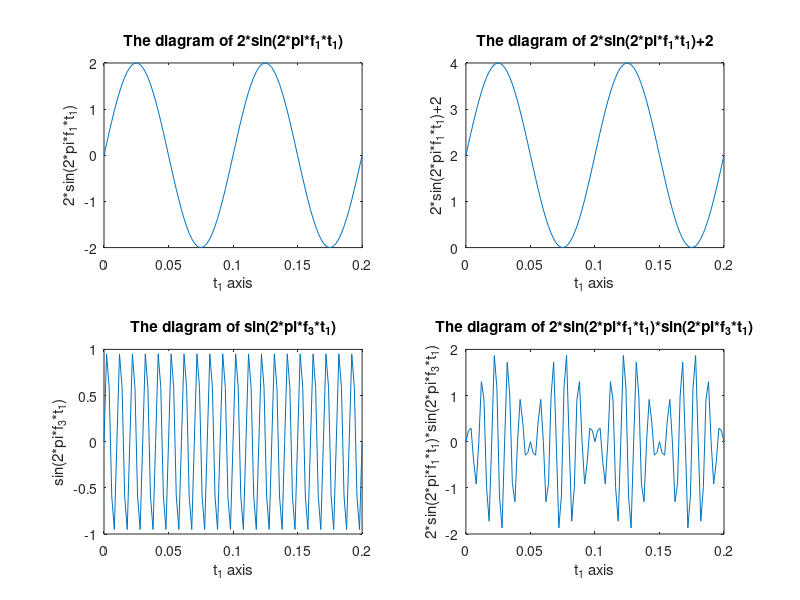

This figure's MATLAB source:
subplot(2,2,1)
f_1=10
t_1=0:2*1/f_1/100:2*1/f_1
x_1= 2*sin(2*pi*f_1*t_1)
plot(t_1,x_1)
axis([0 2*1/f_1 -2 2])
title('The diagram of 2*sin(2*pi*f_1*t_1)')
xlabel('t_1 axis')
ylabel('2*sin(2*pi*f_1*t_1)')

subplot(2,2,2)
x_2= 2+x_1
plot(t_1,x_2)
axis([0 2*1/f_1 0 4])
title('The diagram of 2*sin(2*pi*f_1*t_1)+2')
xlabel('t_1 axis')
ylabel('2*sin(2*pi*f_1*t_1)+2')

subplot(2,2,3)
f_3=10*f_1
t_1=0:2*1/f_1/100:2*1/f_1
x_3= sin(2*pi*f_3*t_1)
plot(t_1,x_3)
title('The diagram of sin(2*pi*f_3*t_1)')
xlabel('t_1 axis')
ylabel('sin(2*pi*f_3*t_1)')
axis([0 2*1/f_1 -1 1])

subplot(2,2,4)
x_4=x_1.*x_3
plot(t_1,x_4)
title('The diagram of 2*sin(2*pi*f_1*t_1)*sin(2*pi*f_3*t_1)')
xlabel('t_1 axis')
ylabel('2*sin(2*pi*f_1*t_1)*sin(2*pi*f_3*t_1)')
axis([0 2*1/f_1 -2 2])

% result
% 2*sin(2*pi*f_1*t_1)*sin(2*pi*f_3*t_1) function should be negative part
% and postive part. In addition, in(2*pi*f_3*t_1) is a high frequency
% component of x_4(t).
